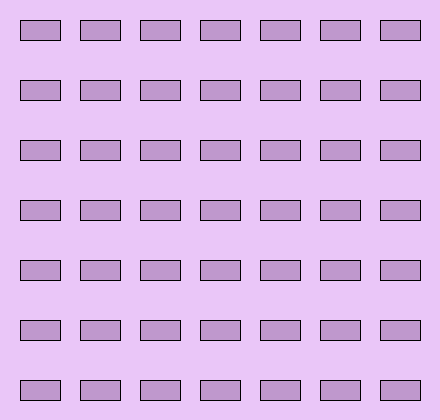
Frame 1 (no input)
Frame 60 (the mouse pressed at the canvas centre just before this capture): identical to frame 1, image omitted
Frame 120 (the mouse held since frame 60 and released just before this capture): identical to frame 1, image omitted

The Processing sketch that drew this single still picture (run headless with seeded random() and noise(); from frame 60 on, the mouse is pressed at the canvas centre):

// Processing sketch: ejercicio20
// ── ejercicio20.pde
PVector coordenadasRect;
int ancho,alto,distEntreRect;
public void setup (){
  size (440,420);
  distEntreRect=20;
  ancho=40;
  alto=20;
  coordenadasRect= new PVector(distEntreRect,distEntreRect);
}

public void draw (){
  background (#EAC6F8); // Si se eligio el color de fondo 
  dibujarRectangulos ();
}

public void dibujarRectangulos(){
  fill (#BF98CD); // Si se eligio el color de los Rectangulos
  for (float x=coordenadasRect.x;x< width;x+= (ancho+distEntreRect))  { 
    for (float y=coordenadasRect.y;y< height;y+= (ancho+distEntreRect))  
  rect(x,y,ancho,alto);
}
  
}
